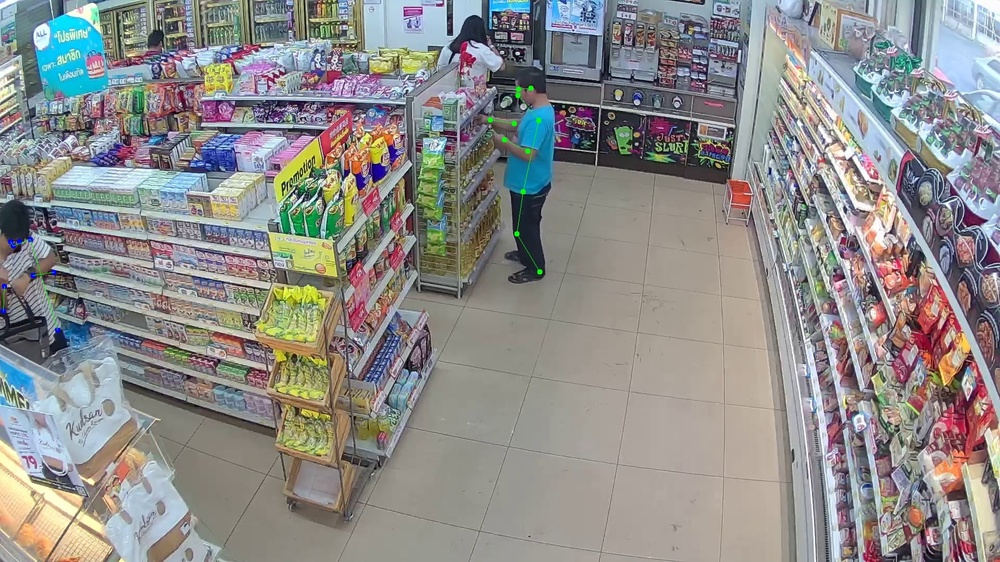
#> input picture 3_images_processing_in_openCV/01.jpg, 1000 x 562 px, shrunk from 1920 x 1080 before the run, given in place of image.bmp, which was not available; the run also reads 1 picture not shown here
$ python 12_template_matching.py
#> lines starting #> are read from the running program, lines starting #| are printed output that depends on the picture; pictures that were not available may be replaced by others from this repository, and a replacement may not be noted
'''
模板匹配：
1. 使用模板在一幅图像中查找目标：
2. 函数：cv2.matchTemplate()：用模板图像在输入图像（大图）上滑动，并在每一个位置对模板图像和与其对应的输入图像的子区域进行比较；
                            OpenCV 提供了几种不同的比较方法（细节请看文档）。返回的结果是一个灰度图像，每一个像素值表示了此区域与模板的匹配程度；

         cv2.minMaxLoc()：找到返回灰度图像结果的最小值和最大值位置。
                          第一个值为矩形左上角的点（位置），（w，h）为 moban 模板矩形的宽和高。
                          这个矩形就是找到的模板区域了
'''

import cv2
import numpy as np
from matplotlib import pyplot as plt

img = cv2.imread('image.bmp',0)
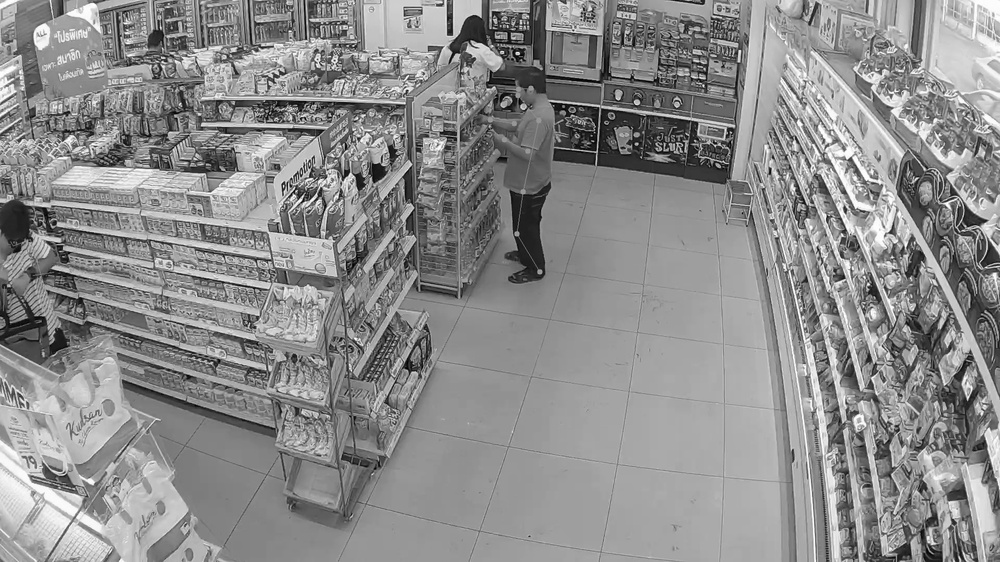
#> img: shape (562, 1000); min 0, max 255, mean 140.7
img2 = img.copy()
template = cv2.imread('template.jpg',0)
w,h = template.shape[::-1]   # 翻转template的尺寸
#> w = 12; h = 14
print(w,h)
#| 12 14
# print(template.shape)

# 6种对比方法
methods = ['cv2.TM_CCOEFF', 'cv2.TM_CCOEFF_NORMED', 'cv2.TM_CCORR',
            'cv2.TM_CCORR_NORMED', 'cv2.TM_SQDIFF', 'cv2.TM_SQDIFF_NORMED']
for meth in methods:
    img = img2.copy()
    method = eval(meth)

    # 使用模板在目标上匹配
    res = cv2.matchTemplate(img,template,method)
    # 返回灰度结果的最大最小值
    min_val,max_val,min_loc,max_loc = cv2.minMaxLoc(res)

    # If the method is TM_SQDIFF or TM_SQDIFF_NORMED, take minimum
    if method in [cv2.TM_SQDIFF, cv2.TM_SQDIFF_NORMED]:
        top_left = min_loc
    else:
        top_left = max_loc

    bottom_right = (top_left[0]+w,top_left[1]+h)      # 右下角坐标
    cv2.rectangle(img,top_left,bottom_right,255,2)

    plt.subplot(131),plt.imshow(res,cmap='gray')
    plt.title('Match Result'),plt.xticks([]),plt.yticks([])
    plt.subplot(132),plt.imshow(img,cmap='gray')
    plt.title('Detected Point'),plt.xticks([]),plt.yticks([])
    plt.subplot(133),plt.imshow(template,cmap='gray')
    plt.title('Template Image'),plt.xticks([]),plt.yticks([])
    plt.suptitle(meth)

    plt.show()
#> this loop made 6 passes
#> (min_val, max_val, min_loc, top_left, bottom_right) on passes 1 to 4: (-209647.1, 273732.3, (613, 88), (445, 25), (457, 39)), (-0.784, 0.848, (86, 475), (213, 489), (225, 503)), (1214473.1, 9646927, (372, 165), (988, 0), (1000, 14)), (0.69, 0.995, (591, 137), (54, 443), (66, 457))
#> (min_val, max_val, max_loc, top_left, bottom_right) on passes 5 to 6: (140640, 7048388, (372, 165), (985, 46), (997, 60)), (0.0154, 1, (52, 0), (3, 450), (15, 464))
#> pass 1, `res = cv2.matchTemplate(img,template,method)`:
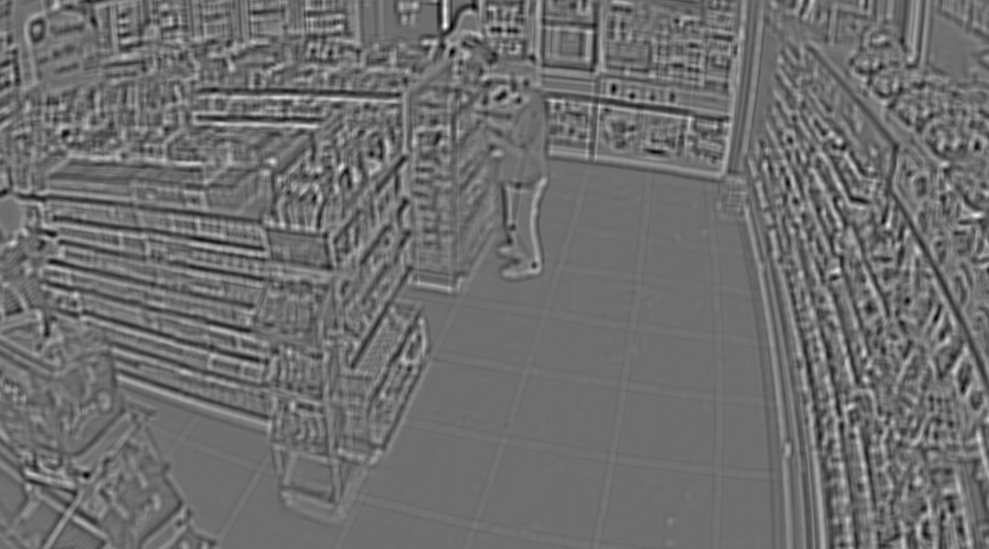
#> res: shape (549, 989) float32; min -209647.1, max 273732.3, mean 36.6; drawn with min black and max white
#> pass 1, `plt.show()`:
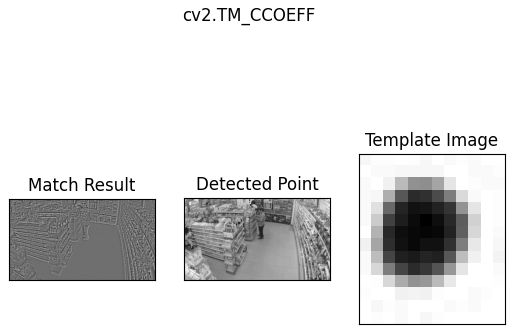
#> figure drawn by matplotlib, 3 panels
#> pass 2, `res = cv2.matchTemplate(img,template,method)`:
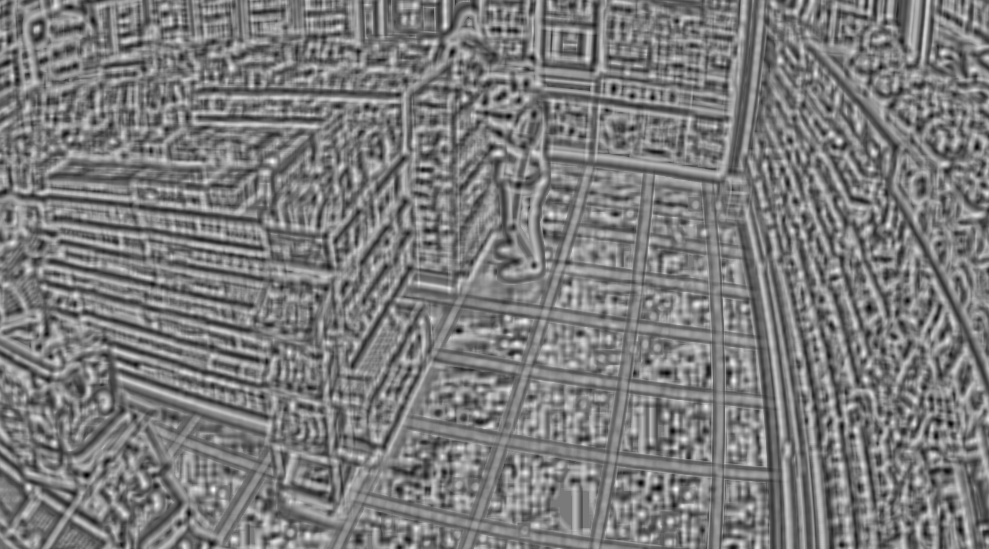
#> res: shape (549, 989) float32; min -0.784, max 0.848, mean 0.00749; drawn with min black and max white
#> pass 3, `res = cv2.matchTemplate(img,template,method)`:
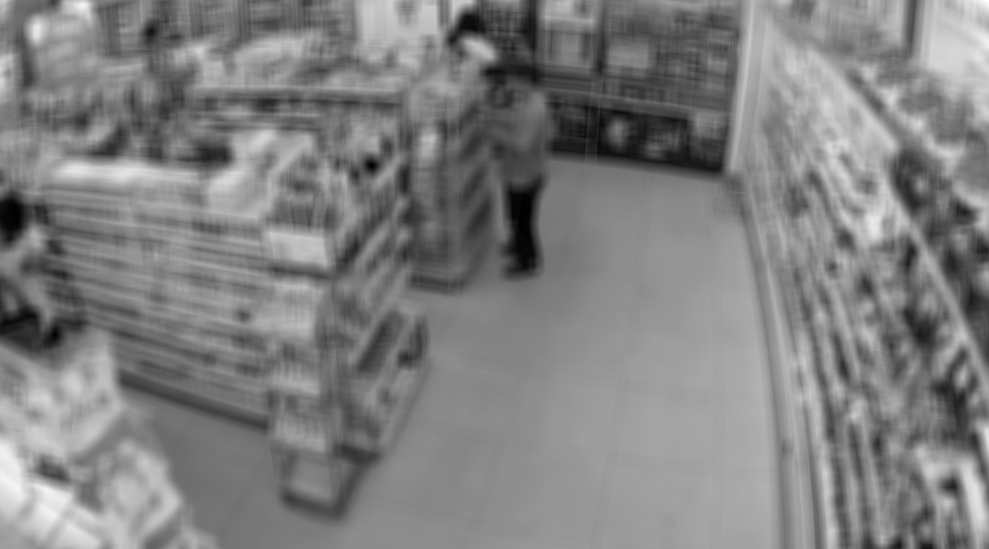
#> res: shape (549, 989) float32; min 1214473.1, max 9646927, mean 5477327; drawn with min black and max white
#> after the loop:
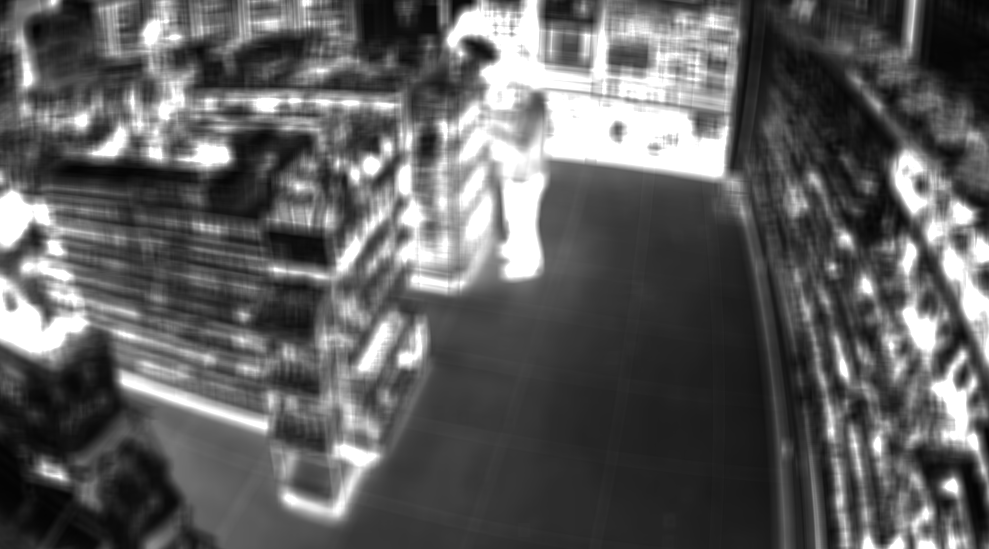
#> res: shape (549, 989) float32; min 0.0154, max 1, mean 0.374
